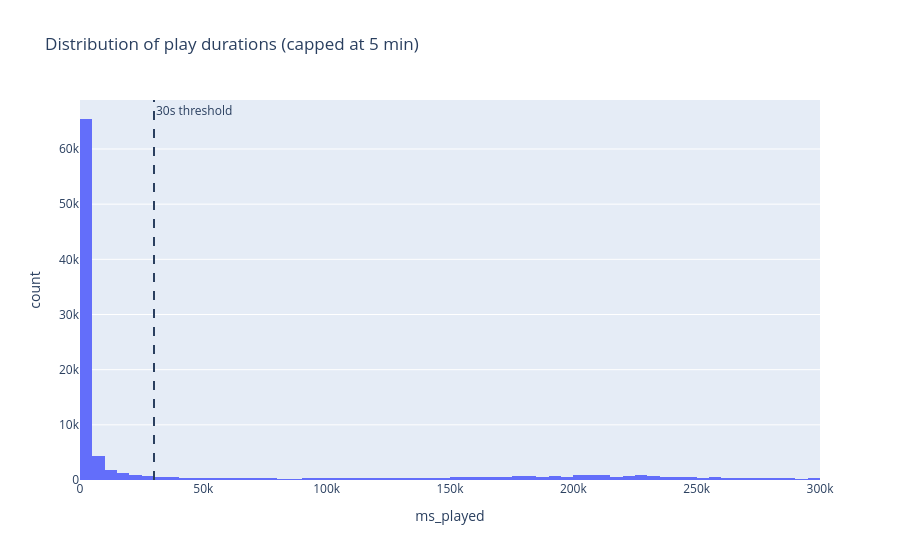

Notebook code for this chart:
### Markdown cell above
## 2. Skip rate & play threshold

### Code cell
# Distribution of play durations. The 30s threshold should be a natural cutoff.
fig = px.histogram(
    streams[streams['ms_played'] < 300_000],  # zoom to first 5 min
    x='ms_played',
    nbins=60,
    title='Distribution of play durations (capped at 5 min)',
)
fig.add_vline(x=30_000, line_dash='dash', annotation_text='30s threshold')
fig.show()

### Figure 1 — Plotly figure (JSON) as saved in the notebook; plotly's stock layout.template omitted (floating-point values rounded to 4 significant figures; data arrays with more than 128 entries replaced by an {"elided": "..."} marker saying what was removed)
{"data": [{"bingroup": "x", "hovertemplate": "ms_played=%{x}<br>count=%{y}<extra></extra>", "legendgroup": "", "marker": {"color": "#636efa", "pattern": {"shape": ""}}, "name": "", "nbinsx": 60, "orientation": "v", "showlegend": false, "type": "histogram", "x": {"elided": "99723 int values"}, "xaxis": "x", "yaxis": "y"}], "layout": {"annotations": [{"showarrow": false, "text": "30s threshold", "x": 30000, "xanchor": "left", "xref": "x", "y": 1, "yanchor": "top", "yref": "y domain"}], "barmode": "relative", "legend": {"tracegroupgap": 0}, "shapes": [{"line": {"dash": "dash"}, "type": "line", "x0": 30000, "x1": 30000, "xref": "x", "y0": 0, "y1": 1, "yref": "y domain"}], "title": {"text": "Distribution of play durations (capped at 5 min)"}, "xaxis": {"anchor": "y", "domain": [0, 1], "title": {"text": "ms_played"}}, "yaxis": {"anchor": "x", "domain": [0, 1], "title": {"text": "count"}}}}
